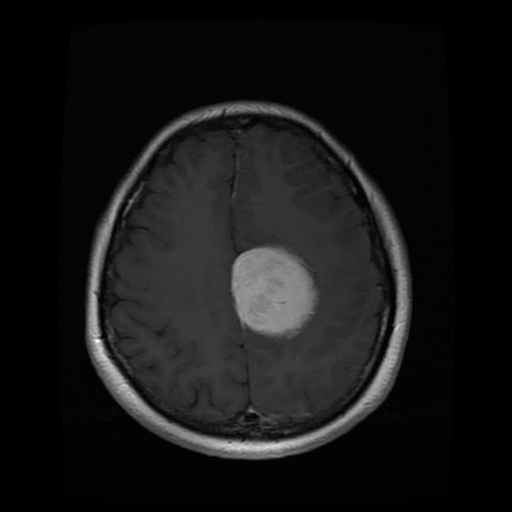
%> input picture Images/11.png, 512 x 512 px
$ octave KmeansMethod.m   (GNU Octave 9; MATLAB toolbox functions it lacks are replaced by stand-ins)
%> lines starting %> are read from the running program, lines starting %| are printed output that depends on the picture; in (x1, y1, x2, y2) boxes, pixels count from 0 and x2, y2 are one past the last pixel; in counts of white or black regions, pixels touching at a corner belong together; the program's own positions count from 1
%> the answer given: Images/11.png
%> further down, I is the input picture: size 512x512 uint8; min 0, max 255, mean 22.6
### anisodiff.m
function diff_im = anisodiff(im, num_iter, delta_t, kappa, option)
%> called with num_iter = 10, delta_t = 0.143, kappa = 15, option = 2
fprintf('Removing noise\n');

fprintf('Filtering Completed !!');

% Convert input image to double.
im = double(im);

% PDE (partial differential equation) initial condition.
diff_im = im;

% Center pixel distances.
dx = 1;
dy = 1;
dd = sqrt(2);

% 2D convolution masks - finite differences.
hN = [0 1 0; 0 -1 0; 0 0 0];
hS = [0 0 0; 0 -1 0; 0 1 0];
hE = [0 0 0; 0 -1 1; 0 0 0];
hW = [0 0 0; 1 -1 0; 0 0 0];
hNE = [0 0 1; 0 -1 0; 0 0 0];
hSE = [0 0 0; 0 -1 0; 0 0 1];
hSW = [0 0 0; 0 -1 0; 1 0 0];
hNW = [1 0 0; 0 -1 0; 0 0 0];

% Anisotropic diffusion.
for t = 1:num_iter

        % Finite differences. [imfilter(.,.,'conv') can be replaced by conv2(.,.,'same')]
        nablaN = imfilter(diff_im,hN,'conv');
        nablaS = imfilter(diff_im,hS,'conv');
        nablaW = imfilter(diff_im,hW,'conv');
        nablaE = imfilter(diff_im,hE,'conv');
        nablaNE = imfilter(diff_im,hNE,'conv');
        nablaSE = imfilter(diff_im,hSE,'conv');
        nablaSW = imfilter(diff_im,hSW,'conv');
        nablaNW = imfilter(diff_im,hNW,'conv');

        % Diffusion function.
        if option == 1
            cN = exp(-(nablaN/kappa).^2);
            cS = exp(-(nablaS/kappa).^2);
            cW = exp(-(nablaW/kappa).^2);
            cE = exp(-(nablaE/kappa).^2);
            cNE = exp(-(nablaNE/kappa).^2);
            cSE = exp(-(nablaSE/kappa).^2);
            cSW = exp(-(nablaSW/kappa).^2);
            cNW = exp(-(nablaNW/kappa).^2);

        elseif option == 2
            cN = 1./(1 + (nablaN/kappa).^2);
            cS = 1./(1 + (nablaS/kappa).^2);
            cW = 1./(1 + (nablaW/kappa).^2);
            cE = 1./(1 + (nablaE/kappa).^2);
            cNE = 1./(1 + (nablaNE/kappa).^2);
            cSE = 1./(1 + (nablaSE/kappa).^2);
            cSW = 1./(1 + (nablaSW/kappa).^2);
            cNW = 1./(1 + (nablaNW/kappa).^2);
        end

        % Discrete PDE solution.
        diff_im = diff_im + ...
                  delta_t*(...
                  (1/(dy^2))*cN.*nablaN + (1/(dy^2))*cS.*nablaS + ...
                  (1/(dx^2))*cW.*nablaW + (1/(dx^2))*cE.*nablaE + ...
                  (1/(dd^2))*cNE.*nablaNE + (1/(dd^2))*cSE.*nablaSE + ...
                  (1/(dd^2))*cSW.*nablaSW + (1/(dd^2))*cNW.*nablaNW );

end
%> this loop made 10 passes
%> pass 1, in anisodiff, `nablaW = imfilter(diff_im,hW,'conv');`:
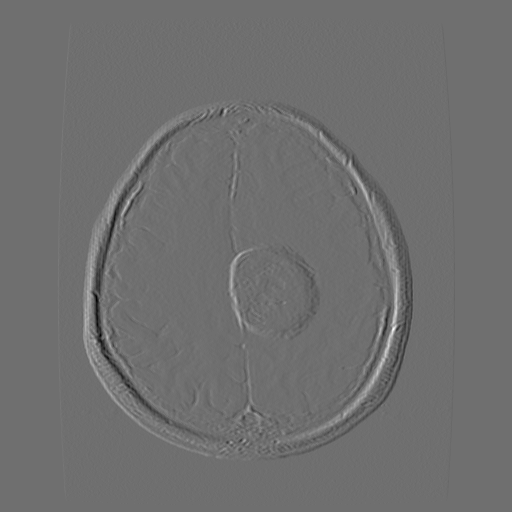
%> nablaW: size 512x512 double; min -55, max 71, mean 0; drawn with min black and max white
%> pass 1, in anisodiff, `nablaE = imfilter(diff_im,hE,'conv');`:
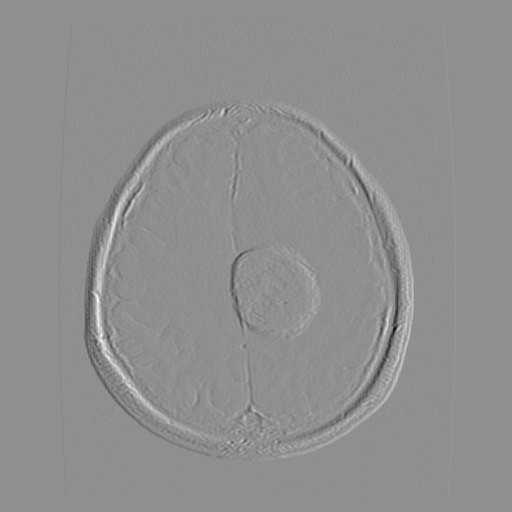
%> nablaE: size 512x512 double; min -71, max 55, mean 0; drawn with min black and max white
%> after the loop:
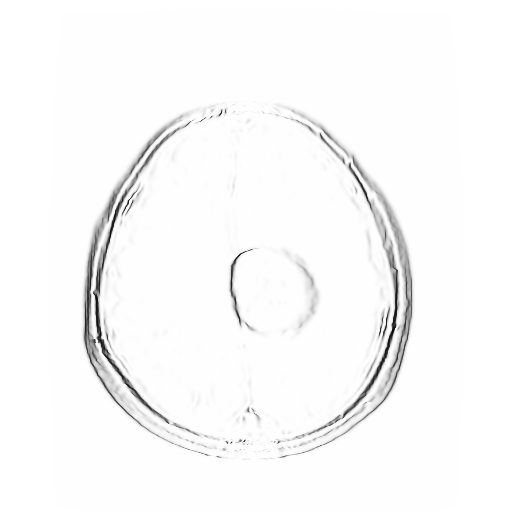
%> cW: size 512x512 double; min 0.0362, max 1, mean 0.98; mean of the top-left, top-right, bottom-left and bottom-right quarters 0.985, 0.988, 0.973, 0.974

### KmeansMethod.m
clc
close all
clear all

%% Input
[I,path]=uigetfile('*.png','select a input image');
str=strcat(path,I);
I=imread(str);

figure;
imshow(I);
title('Input image','FontSize',20);

%% Grayscale conversion
num_iter = 10;
delta_t = 1/7;
kappa = 15;
option = 2;
disp('Preprocessing image please wait . . .');
inp = anisodiff(I,num_iter,delta_t,kappa,option);
inp = uint8(inp);

inp=imresize(inp,[256,256]);
%> inp: size 256x256 uint8

if size(inp,3)>1
    inp=rgb2gray(inp);
end
figure;
imshow(inp);
title('Filtered image','FontSize',20);

%% Segmentation USing K-means Clustering
Idata=reshape(inp, [],1);
Idata=double(Idata);

[Idx, nn]=kmeans(Idata,4);
%> nn = [2.59; 128.8; 55.49; 37.15]
Imsame=reshape(Idx,size(inp));
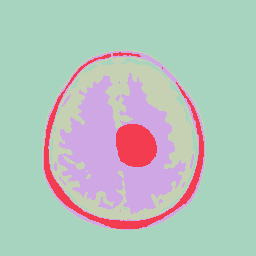
%> Imsame: size 256x256 double; 4 distinct labels, from 1 to 4; one colour per label, 0 black
figure;
imshow(Imsame, [])
imshow(Imsame==2, []); % Tumor in this cluster
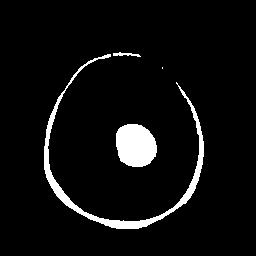
%> displayed picture: size 256x256, on the screen's scale of 0 to 255; 5.5% white; 4 white regions (1 under 20 px), largest, box (x1, y1, x2, y2) and area: (44, 54, 204, 229) 2129, (116, 124, 157, 167) 1427, (113, 52, 141, 57) 71
figure
subplot(2,2,1); imshow(Imsame==1, []);
subplot(2,2,2); imshow(Imsame==2, []);
subplot(2,2,3); imshow(Imsame==3, []);
subplot(2,2,4); imshow(Imsame==4, []);

 bw =(Imsame == 2);
 SE=ones(5); % small
 %SE=ones(15); % big
 bw=imopen(bw,SE);
%> bw: size 256x256 logical; 4.1% white; 4 white regions, box (x1, y1, x2, y2) and area: (116, 124, 157, 167) 1427, (44, 149, 74, 208) 441, (180, 141, 204, 204) 401, (99, 218, 152, 229) 392
 figure;
 imshow(bw);
 title('Brain Tumor with other small unwanted objects');
 bw = bwareaopen(bw,400);
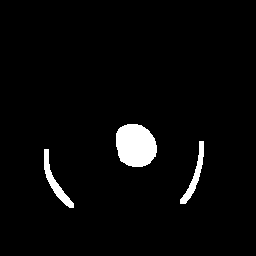
%> bw: size 256x256 logical; 3.5% white; 3 white regions
 figure;
 imshow(bw)
 title('Segmented Brain Tumor')


%% Brain Tumor Detection based on Tumor Solidity (Used for GUI development)
stats=regionprops(bw,'Solidity','Area','BoundingBox');
%> stats = 3 regions; box (x1, y1, x2, y2), Area and Solidity: (116, 124, 157, 167) 1427 0.975, (44, 149, 74, 208) 441 0.605, (180, 141, 204, 204) 401 0.61
density=[stats.Solidity];
%> density = [0.605 0.975 0.61]
area=[stats.Area];
%> area = [441 1427 401]
High_Density_Area=density > 0.6; % reduce to detect small or early stage tumors
%> High_Density_Area = [true true true]
MaxArea = max(area(High_Density_Area));
%> MaxArea = 1427
tumor_label = find(area==MaxArea);
%> tumor_label = 2
tumor = ismember(bw,tumor_label);
%> tumor: size 256x256 logical; every value is 0

%% Bounding Box
box = stats(tumor_label);
%> box = 1 region; box (x1, y1, x2, y2), Area and Solidity: (116, 124, 157, 167) 1427 0.975
wantedBox = box.BoundingBox;
%> wantedBox = [116.5 124.5 41 43]
figure
imshow(inp);
title('Bounding Box','FontSize',20);
hold on;
rectangle('Position',wantedBox,'EdgeColor','y');
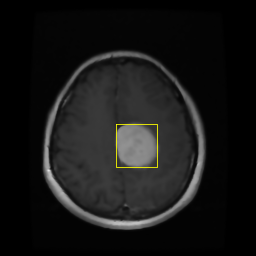
%> figure redrawn from the program's plot data; its title reads 'Bounding Box'
hold off;

dilationAmount = 5;
rad = floor(dilationAmount);
[r,c] = size(tumor);
%> r = 256; c = 256
filledImage = imfill(tumor, 'holes');

for i=1:r
   for j=1:c
       x1=i-rad;
       x2=i+rad;
       y1=j-rad;
       y2=j+rad;
       if x1<1
           x1=1;
       end
       if x2>r
           x2=r;
       end
       if y1<1
           y1=1;
       end
       if y2>c
           y2=c;
       end
       erodedImage(i,j) = min(min(filledImage(x1:x2,y1:y2)));
   end
end
%figure
%imshow(erodedImage);
%title('eroded image','FontSize',20);


tumorOutline=tumor - erodedImage;
%> tumorOutline: size 256x256 double; every value is 0
figure;
imshow(tumorOutline);

%% Calculate the area, in pixels
numWhitePixels = sum(tumor(:));
%> numWhitePixels = 0

measurements = regionprops(tumor,  ...
    'Area', 'Centroid', 'Perimeter');
%> measurements = 0 regions

area = [measurements.Area];
%> area = []
centroid = [measurements.Centroid];
%> centroid = []
perimeter = [measurements.Perimeter];
%> perimeter = []

numberOfWhitePixels = bwarea(tumor);
%> numberOfWhitePixels = 0

%convert into mm
area_tumor = numberOfWhitePixels * (0.26458333)^2;
%> area_tumor = 0
perimeter_tumor = perimeter * 0.26458333;
%> perimeter_tumor = []

% Get coordinates of the boundary in tumor
structBoundaries = bwboundaries(tumor);
%> structBoundaries = {}
%> (the run ends here)

$ run again, on Images/1357.png
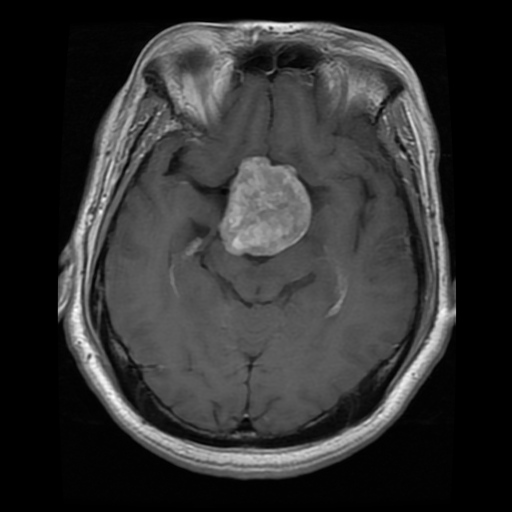
%> input picture Images/1357.png, 512 x 512 px
%> I is the input picture: size 512x512 uint8; min 0, max 255, mean 49.4
%> after the loop in anisodiff, `for t = 1:num_iter`:
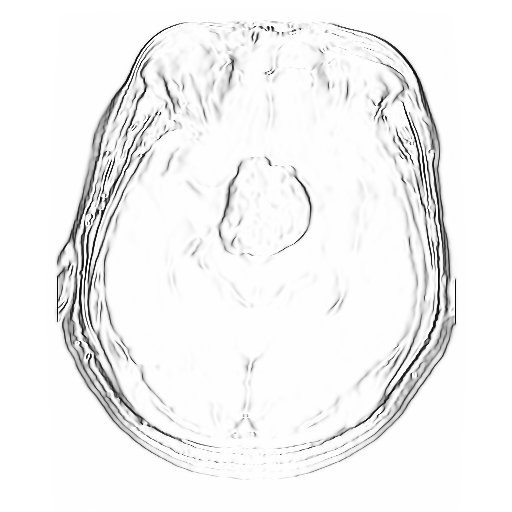
%> cW: size 512x512 double; min 0.0101, max 1, mean 0.957; mean of the top-left, top-right, bottom-left and bottom-right quarters 0.947, 0.957, 0.957, 0.966
%> nn = [2.66; 55.11; 84.73; 144.4]
%> Imsame: size 256x256 double; 4 distinct labels, from 1 to 4
%> `bw = bwareaopen(bw,400);`:
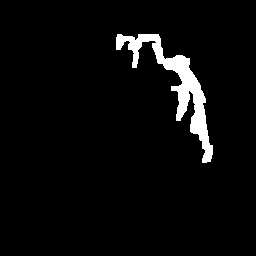
%> bw: size 256x256 logical; 4% white; 1 white region
%> stats = 1 region; box (x1, y1, x2, y2), Area and Solidity: (116, 34, 213, 163) 2606 0.442
%> density = 0.442
%> area = 2606
%> High_Density_Area = false
%> MaxArea = []
%> tumor: size 256x256 logical; every value is 0
%> box = 0 regions
